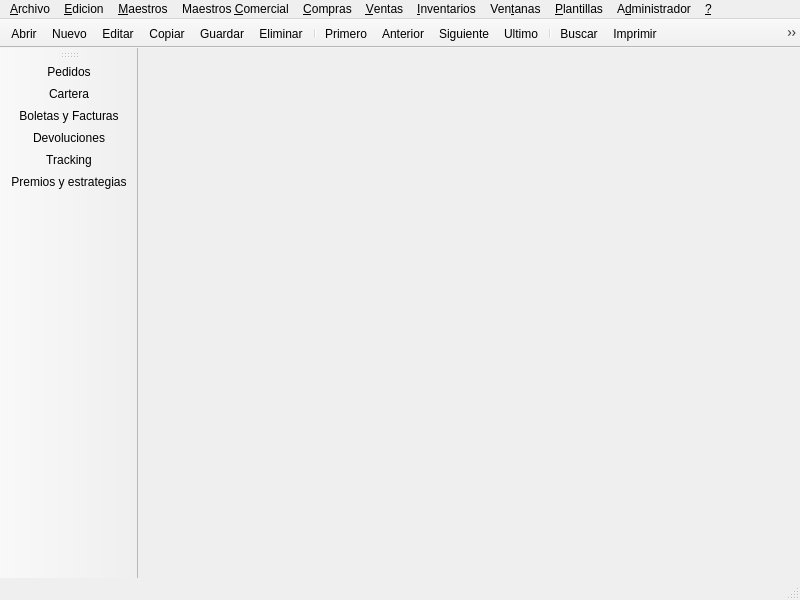
<?xml version="1.0" encoding="UTF-8"?>
<ui version="4.0">
 <class>MainWindow</class>
 <widget class="QMainWindow" name="MainWindow">
  <property name="geometry">
   <rect>
    <x>0</x>
    <y>0</y>
    <width>800</width>
    <height>600</height>
   </rect>
  </property>
  <property name="font">
   <font>
    <family>Tahoma</family>
   </font>
  </property>
  <property name="windowTitle">
   <string>SVDN ENTERPRISE </string>
  </property>
  <property name="windowIcon">
   <iconset>
    <normaloff>../image/favicon.ico</normaloff>../image/favicon.ico</iconset>
  </property>
  <property name="styleSheet">
   <string notr="true">QToolTip
{
     border: 1px solid #D81D75;
     background-color:#1C1D1C /*#1775F9*/;
     padding: 3px;
     border-radius: 3px;
     opacity: 100;
}

QWidget
{
    color: #b1b1b1;
    background-color: #323232;
}

QWidget:item:hover
{
    background-color: QLinearGradient( x1: 0, y1: 0, x2: 0, y2: 1, stop: 0 #1775F9, stop: 1 #ca0619);
    color: #000000;
}

QWidget:item:selected
{
    background-color: QLinearGradient( x1: 0, y1: 0, x2: 0, y2: 1, stop: 0 #1775F9, stop: 1 #1775FA);
}

QMenuBar::item
{
    background: transparent;
}

QMenuBar::item:selected
{
    background: transparent;
    border: 1px solid #2693FF;
}

QMenuBar::item:pressed
{
    background: #444;
    border: 1px solid #000;
    background-color: QLinearGradient(
        x1:0, y1:0,
        x2:0, y2:1,
        stop:1 #212121,
        stop:0.4 #343434/*,
        stop:0.2 #343434,
        stop:0.1 #2693FF*/
    );
    margin-bottom:-1px;
    padding-bottom:1px;
}

QMenu
{
    border: 1px solid #000;
    padding: 2px;
}

QMenu::item
{
    /*padding: 5px 20px 5px 20px;*/
}

QMenu::item:selected
{
    color: #000000;
}


QWidget:disabled
{
    color: #404040;
    background-color: #323232;
}

QAbstractItemView
{
    background-color: QLinearGradient( x1: 0, y1: 0, x2: 0, y2: 1, stop: 0 #4d4d4d, stop: 0.1 #646464, stop: 1 #5d5d5d);
}

QWidget:focus
{
    /*border: 2px solid QLinearGradient( x1: 0, y1: 0, x2: 0, y2: 1, stop: 0 #1775F9, stop: 1 #1775FA);*/
}

/*QLineEdit
{
    background-color: QLinearGradient( x1: 0, y1: 0, x2: 0, y2: 1, stop: 0 #4d4d4d, stop: 0 #646464, stop: 1 #5d5d5d);
    padding: 1px;
    border-style: solid;
    border: 1px solid #1e1e1e;
    border-radius: 5;
}*/

QLabel#linkField
{
    color: #1775F9;
}

QLabel#linkField:hover
{
    color: #D81D75;
}

QPushButton
{
    color: #b1b1b1;
    background-color: QLinearGradient( x1: 0, y1: 0, x2: 0, y2: 1, stop: 0 #565656, stop: 0.1 #525252, stop: 0.5 #4e4e4e, stop: 0.9 #4a4a4a, stop: 1 #464646);
    border-width: 1px;
    border-color: #1e1e1e;
    border-style: solid;
    border-radius: 6;
    padding: 3px;
    font-size: 12px;
    padding-left: 5px;
    padding-right: 5px;
}

QPushButton:pressed
{
    background-color: QLinearGradient( x1: 0, y1: 0, x2: 0, y2: 1, stop: 0 #2d2d2d, stop: 0.1 #2b2b2b, stop: 0.5 #292929, stop: 0.9 #282828, stop: 1 #252525);
}

QComboBox
{
    selection-background-color: #2693FF;
    background-color: QLinearGradient( x1: 0, y1: 0, x2: 0, y2: 1, stop: 0 #565656, stop: 0.1 #525252, stop: 0.5 #4e4e4e, stop: 0.9 #4a4a4a, stop: 1 #464646);
    border-style: solid;
    border: 1px solid #1e1e1e;
    border-radius: 5;
}

QComboBox:hover,QPushButton:hover
{
    border: 2px solid QLinearGradient( x1: 0, y1: 0, x2: 0, y2: 1, stop: 0 #1775F9, stop: 1 #1775F9);
}


QComboBox:on
{
    padding-top: 3px;
    padding-left: 4px;
    background-color: QLinearGradient( x1: 0, y1: 0, x2: 0, y2: 1, stop: 0 #2d2d2d, stop: 0.1 #2b2b2b, stop: 0.5 #292929, stop: 0.9 #282828, stop: 1 #252525);
    selection-background-color: #2693FF;
}

QComboBox QAbstractItemView
{
    border: 2px solid darkgray;
    selection-background-color: QLinearGradient( x1: 0, y1: 0, x2: 0, y2: 1, stop: 0 #1775F9, stop: 1 #1775FA);
}

QComboBox::drop-down
{
     subcontrol-origin: padding;
     subcontrol-position: top right;
     width: 15px;

     border-left-width: 0px;
     border-left-color: darkgray;
     border-left-style: solid; /* just a single line */
     border-top-right-radius: 3px; /* same radius as the QComboBox */
     border-bottom-right-radius: 3px;
 }

QComboBox::down-arrow
{
     image: url(:/down_arrow.png);
}

QGroupBox:focus
{
    border: 2px solid QLinearGradient( x1: 0, y1: 0, x2: 0, y2: 1, stop: 0 #1775F9, stop: 1 #1775FA);
}

QTextEdit
{
    padding-top: 5px;
    padding-left: 5px;
    background-color: #242424;

}

QTextEdit:focus
{
    border: 2px solid QLinearGradient( x1: 0, y1: 0, x2: 0, y2: 1, stop: 0 #1775F9, stop: 1 #1775FA);
}

QLineEdit
{
    padding-top: 0px;
    padding-left: 0px;
    background-color: #242424;

}

QLineEdit:focus
{
    border: 2px solid QLinearGradient( x1: 0, y1: 0, x2: 0, y2: 1, stop: 0 #1775F9, stop: 1 #1775FA);
}


QLabel#linkField
{
    color: #1775F9;
}

QLabel#linkField:hover
{
    color: #D81D75;
}

QScrollBar:horizontal {
     border: 1px solid #222222;
     background: QLinearGradient( x1: 0, y1: 0, x2: 0, y2: 1, stop: 0.0 #121212, stop: 0.2 #282828, stop: 1 #484848);
     height: 7px;
     margin: 0px 16px 0 16px;
}

QScrollBar::handle:horizontal
{
      background: QLinearGradient( x1: 0, y1: 0, x2: 1, y2: 0, stop: 0 #1775F9, stop: 0.5 #1775FA, stop: 1 #1775F9);
      min-height: 20px;
      border-radius: 2px;
}

QScrollBar::add-line:horizontal {
      border: 1px solid #1b1b19;
      border-radius: 2px;
      background: QLinearGradient( x1: 0, y1: 0, x2: 1, y2: 0, stop: 0 #1775F9, stop: 1 #1775FA);
      width: 14px;
      subcontrol-position: right;
      subcontrol-origin: margin;
}

QScrollBar::sub-line:horizontal {
      border: 1px solid #1b1b19;
      border-radius: 2px;
      background: QLinearGradient( x1: 0, y1: 0, x2: 1, y2: 0, stop: 0 #1775F9, stop: 1 #1775FA);
      width: 14px;
     subcontrol-position: left;
     subcontrol-origin: margin;
}

QScrollBar::right-arrow:horizontal, QScrollBar::left-arrow:horizontal
{
      border: 1px solid black;
      width: 1px;
      height: 1px;
      background: white;
}

QScrollBar::add-page:horizontal, QScrollBar::sub-page:horizontal
{
      background: none;
}

QScrollBar:vertical
{
      background: QLinearGradient( x1: 0, y1: 0, x2: 1, y2: 0, stop: 0.0 #121212, stop: 0.2 #282828, stop: 1 #484848);
      width: 7px;
      margin: 16px 0 16px 0;
      border: 1px solid #222222;
}

QScrollBar::handle:vertical
{
      background: QLinearGradient( x1: 0, y1: 0, x2: 0, y2: 1, stop: 0 #1775F9, stop: 0.5 #1775FA, stop: 1 #1775F9);
      min-height: 20px;
      border-radius: 2px;
}

QScrollBar::add-line:vertical
{
      border: 1px solid #1b1b19;
      border-radius: 2px;
      background: QLinearGradient( x1: 0, y1: 0, x2: 0, y2: 1, stop: 0 #1775F9, stop: 1 #1775FA);
      height: 14px;
      subcontrol-position: bottom;
      subcontrol-origin: margin;
}

QScrollBar::sub-line:vertical
{
      border: 1px solid #1b1b19;
      border-radius: 2px;
      background: QLinearGradient( x1: 0, y1: 0, x2: 0, y2: 1, stop: 0 #1775FA, stop: 1 #1775F9);
      height: 14px;
      subcontrol-position: top;
      subcontrol-origin: margin;
}

QScrollBar::up-arrow:vertical, QScrollBar::down-arrow:vertical
{
      border: 1px solid black;
      width: 1px;
      height: 1px;
      background: white;
}


QScrollBar::add-page:vertical, QScrollBar::sub-page:vertical
{
      background: none;
}

QPlainTextEdit
{
    background-color: #242424;
}

QHeaderView::section
{
    background-color: QLinearGradient(x1:0, y1:0, x2:0, y2:1, stop:0 #616161, stop: 0.5 #505050, stop: 0.6 #434343, stop:1 #656565);
    color: white;
    padding-left: 4px;
    border: 1px solid #6c6c6c;
}

QCheckBox:disabled
{
color: #414141;
}

QDockWidget::title
{
    text-align: center;
    spacing: 3px; /* spacing between items in the tool bar */
    background-color: QLinearGradient(x1:0, y1:0, x2:0, y2:1, stop:0 #323232, stop: 0.5 #242424, stop:1 #323232);
}

QDockWidget::close-button, QDockWidget::float-button
{
    text-align: center;
    spacing: 1px; /* spacing between items in the tool bar */
    background-color: QLinearGradient(x1:0, y1:0, x2:0, y2:1, stop:0 #323232, stop: 0.5 #242424, stop:1 #323232);
}

QDockWidget::close-button:hover, QDockWidget::float-button:hover
{
    background: #242424;
}

QDockWidget::close-button:pressed, QDockWidget::float-button:pressed
{
    padding: 1px -1px -1px 1px;
}

QMainWindow::separator
{
    background-color: QLinearGradient(x1:0, y1:0, x2:0, y2:1, stop:0 #161616, stop: 0.5 #151515, stop: 0.6 #212121, stop:1 #343434);
    color: white;
    padding-left: 4px;
    border: 1px solid #4c4c4c;
    spacing: 3px; /* spacing between items in the tool bar */
}

QMainWindow::separator:hover
{

    background-color: QLinearGradient(x1:0, y1:0, x2:0, y2:1, stop:0 #1775FA, stop:0.5 #b56c17 stop:1 #1775F9);
    color: white;
    padding-left: 4px;
    border: 1px solid #6c6c6c;
    spacing: 3px; /* spacing between items in the tool bar */
}

QToolBar::handle
{
     spacing: 3px; /* spacing between items in the tool bar */
     background: url(:/images/handle.png);
}

QMenu::separator
{
    height: 2px;
    background-color: QLinearGradient(x1:0, y1:0, x2:0, y2:1, stop:0 #161616, stop: 0.5 #151515, stop: 0.6 #212121, stop:1 #343434);
    color: white;
    padding-left: 4px;
    margin-left: 10px;
    margin-right: 5px;
}

QProgressBar
{
    border: 2px solid grey;
    border-radius: 5px;
    text-align: center;
}

QProgressBar::chunk
{
    background-color: #1775FA;
    width: 2.15px;
    margin: 0.5px;
}

QTabBar::tab {
    color: #b1b1b1;
    border: 1px solid #444;
    border-bottom-style: none;
    background-color: #323232;
    padding-left: 10px;
    padding-right: 10px;
    padding-top: 3px;
    padding-bottom: 2px;
    margin-right: -1px;
}

QTabWidget::pane {
    border: 1px solid #444;
    top: 1px;
}

QTabBar::tab:last
{
    margin-right: 0; /* the last selected tab has nothing to overlap with on the right */
    border-top-right-radius: 3px;
}

QTabBar::tab:first:!selected
{
 margin-left: 0px; /* the last selected tab has nothing to overlap with on the right */


    border-top-left-radius: 3px;
}

QTabBar::tab:!selected
{
    color: #b1b1b1;
    border-bottom-style: solid;
    margin-top: 3px;
    background-color: QLinearGradient(x1:0, y1:0, x2:0, y2:1, stop:1 #212121, stop:.4 #343434);
}

QTabBar::tab:selected
{
    border-top-left-radius: 3px;
    border-top-right-radius: 3px;
    margin-bottom: 0px;
}

QTabBar::tab:!selected:hover
{
    /*border-top: 2px solid #2693FF;
    padding-bottom: 3px;*/
    border-top-left-radius: 3px;
    border-top-right-radius: 3px;
    background-color: QLinearGradient(x1:0, y1:0, x2:0, y2:1, stop:1 #212121, stop:0.4 #343434, stop:0.2 #343434, stop:0.1 #2693FF);
}

QRadioButton::indicator:checked, QRadioButton::indicator:unchecked{
    color: #b1b1b1;
    background-color: #323232;
    border: 1px solid #b1b1b1;
    border-radius: 6px;
}

QRadioButton::indicator:checked
{
    background-color: qradialgradient(
        cx: 0.5, cy: 0.5,
        fx: 0.5, fy: 0.5,
        radius: 1.0,
        stop: 0.25 #2693FF,
        stop: 0.3 #323232
    );
}

QCheckBox::indicator{
    color: #b1b1b1;
    background-color: #323232;
    border: 1px solid #b1b1b1;
    width: 9px;
    height: 9px;
}

QRadioButton::indicator
{
    border-radius: 6px;
}

QRadioButton::indicator:hover, QCheckBox::indicator:hover
{
    border: 1px solid #1775FA;
}

QCheckBox::indicator:checked
{
    image:url(:/images/checkbox.png);
}

QCheckBox::indicator:disabled, QRadioButton::indicator:disabled
{
    border: 1px solid #444;
}
	
font: 8pt &quot;Tahoma&quot;;</string>
  </property>
  <property name="locale">
   <locale language="Spanish" country="Peru"/>
  </property>
  <widget class="QWidget" name="centralwidget"/>
  <widget class="QMenuBar" name="menubar">
   <property name="geometry">
    <rect>
     <x>0</x>
     <y>0</y>
     <width>800</width>
     <height>21</height>
    </rect>
   </property>
   <widget class="QMenu" name="menuArchivo">
    <property name="locale">
     <locale language="Spanish" country="Peru"/>
    </property>
    <property name="title">
     <string>&amp;Archivo</string>
    </property>
    <widget class="QMenu" name="menuDispositivos_2">
     <property name="title">
      <string>Dispositivos</string>
     </property>
     <addaction name="actionLectorBarras"/>
     <addaction name="actionBalanzas"/>
     <addaction name="separator"/>
     <addaction name="actionConfiguracion"/>
    </widget>
    <widget class="QMenu" name="menuImportFormatos">
     <property name="title">
      <string>Importar formatos</string>
     </property>
     <addaction name="actionImpresi_n_de_documentos"/>
     <addaction name="actionEnv_os_de_facturaci_n_electr_nica"/>
     <addaction name="actionImportar_datos_2"/>
    </widget>
    <widget class="QMenu" name="menuImportDatos">
     <property name="title">
      <string>Importar datos</string>
     </property>
     <addaction name="actionImportar"/>
     <addaction name="actionValidar_Inconsistencias"/>
     <addaction name="separator"/>
     <addaction name="actionEliminar_lote_de_importaciones"/>
     <addaction name="actionDocumentos_eliminados"/>
     <addaction name="separator"/>
     <addaction name="actionLog_de_importaciones"/>
    </widget>
    <widget class="QMenu" name="menuExportDatos">
     <property name="title">
      <string>Exportar datos</string>
     </property>
     <addaction name="actionExportar_maestros"/>
     <addaction name="actionExportar_documentos"/>
     <addaction name="separator"/>
     <addaction name="actionLog_de_exportaciones"/>
     <addaction name="separator"/>
     <addaction name="actionConfigurar"/>
    </widget>
    <widget class="QMenu" name="menuSincronizacion">
     <property name="title">
      <string>Sincronización</string>
     </property>
     <addaction name="actionBase_de_datos"/>
     <addaction name="actionEnviar"/>
     <addaction name="actionRecibir"/>
     <addaction name="actionConsulta"/>
    </widget>
    <addaction name="actionAbrir"/>
    <addaction name="actionNuevo"/>
    <addaction name="actionEditar"/>
    <addaction name="actionCopiar"/>
    <addaction name="actionGuardar"/>
    <addaction name="menuDispositivos_2"/>
    <addaction name="actionImprimir"/>
    <addaction name="actionAutorizar"/>
    <addaction name="separator"/>
    <addaction name="menuImportFormatos"/>
    <addaction name="menuImportDatos"/>
    <addaction name="menuExportDatos"/>
    <addaction name="menuSincronizacion"/>
    <addaction name="separator"/>
    <addaction name="actionSalir"/>
   </widget>
   <widget class="QMenu" name="menuEdicion">
    <property name="locale">
     <locale language="Spanish" country="Peru"/>
    </property>
    <property name="title">
     <string>&amp;Edicion</string>
    </property>
    <addaction name="actionBuscar"/>
    <addaction name="actionEliminar"/>
    <addaction name="separator"/>
    <addaction name="actionPrimero"/>
    <addaction name="actionAnterior"/>
    <addaction name="actionSiguiente"/>
    <addaction name="actionUltimo"/>
   </widget>
   <widget class="QMenu" name="menuMaestros">
    <property name="locale">
     <locale language="Spanish" country="Peru"/>
    </property>
    <property name="title">
     <string>&amp;Maestros</string>
    </property>
    <addaction name="actionEmpresa"/>
    <addaction name="actionRedSVDN"/>
    <addaction name="actionImpuesto"/>
    <addaction name="actionMediosPago"/>
    <addaction name="actionUbigeo"/>
    <addaction name="actionConfigCatalogo"/>
    <addaction name="actionClasifProducto"/>
    <addaction name="actionConfigMotivos"/>
    <addaction name="actionAdmBodegas"/>
   </widget>
   <widget class="QMenu" name="menuMaestros_Comercial">
    <property name="locale">
     <locale language="Spanish" country="Peru"/>
    </property>
    <property name="title">
     <string>Maestros &amp;Comercial</string>
    </property>
   </widget>
   <widget class="QMenu" name="menuCompras">
    <property name="locale">
     <locale language="Spanish" country="Peru"/>
    </property>
    <property name="title">
     <string>&amp;Compras</string>
    </property>
   </widget>
   <widget class="QMenu" name="menuVentas">
    <property name="locale">
     <locale language="Spanish" country="Peru"/>
    </property>
    <property name="title">
     <string>&amp;Ventas</string>
    </property>
    <addaction name="actionPedidos"/>
    <addaction name="actionCartera"/>
    <addaction name="actionBoletasFacturas"/>
    <addaction name="actionDevoluciones"/>
    <addaction name="actionTracking"/>
    <addaction name="actionPremiosEstrategias"/>
   </widget>
   <widget class="QMenu" name="menuInventarios">
    <property name="locale">
     <locale language="Spanish" country="Peru"/>
    </property>
    <property name="title">
     <string>&amp;Inventarios</string>
    </property>
   </widget>
   <widget class="QMenu" name="menuVentanas">
    <property name="locale">
     <locale language="Spanish" country="Peru"/>
    </property>
    <property name="title">
     <string>Ven&amp;tanas</string>
    </property>
   </widget>
   <widget class="QMenu" name="menuPlantillas">
    <property name="locale">
     <locale language="Spanish" country="Peru"/>
    </property>
    <property name="title">
     <string>&amp;Plantillas</string>
    </property>
   </widget>
   <widget class="QMenu" name="menuAdministrador">
    <property name="locale">
     <locale language="Spanish" country="Peru"/>
    </property>
    <property name="title">
     <string>A&amp;dministrador</string>
    </property>
    <addaction name="actionAdmusuarios"/>
   </widget>
   <widget class="QMenu" name="menu">
    <property name="locale">
     <locale language="Spanish" country="Peru"/>
    </property>
    <property name="title">
     <string>&amp;?</string>
    </property>
   </widget>
   <addaction name="menuArchivo"/>
   <addaction name="menuEdicion"/>
   <addaction name="menuMaestros"/>
   <addaction name="menuMaestros_Comercial"/>
   <addaction name="menuCompras"/>
   <addaction name="menuVentas"/>
   <addaction name="menuInventarios"/>
   <addaction name="menuVentanas"/>
   <addaction name="menuPlantillas"/>
   <addaction name="menuAdministrador"/>
   <addaction name="menu"/>
  </widget>
  <widget class="QStatusBar" name="statusbar"/>
  <widget class="QToolBar" name="toolBarGeneral">
   <property name="windowTitle">
    <string>Acciones Generales</string>
   </property>
   <property name="movable">
    <bool>false</bool>
   </property>
   <attribute name="toolBarArea">
    <enum>TopToolBarArea</enum>
   </attribute>
   <attribute name="toolBarBreak">
    <bool>false</bool>
   </attribute>
   <addaction name="actionAbrir"/>
   <addaction name="actionNuevo"/>
   <addaction name="actionEditar"/>
   <addaction name="actionCopiar"/>
   <addaction name="actionGuardar"/>
   <addaction name="actionEliminar"/>
   <addaction name="separator"/>
   <addaction name="actionPrimero"/>
   <addaction name="actionAnterior"/>
   <addaction name="actionSiguiente"/>
   <addaction name="actionUltimo"/>
   <addaction name="separator"/>
   <addaction name="actionBuscar"/>
   <addaction name="actionImprimir"/>
   <addaction name="actionEnv_os_de_facturaci_n_electr_nica"/>
   <addaction name="actionAutorizar"/>
   <addaction name="actionSalir"/>
  </widget>
  <widget class="QToolBar" name="toolBarVentas">
   <property name="enabled">
    <bool>true</bool>
   </property>
   <property name="windowTitle">
    <string>Ventas</string>
   </property>
   <attribute name="toolBarArea">
    <enum>LeftToolBarArea</enum>
   </attribute>
   <attribute name="toolBarBreak">
    <bool>false</bool>
   </attribute>
   <addaction name="actionPedidos"/>
   <addaction name="actionCartera"/>
   <addaction name="actionBoletasFacturas"/>
   <addaction name="actionDevoluciones"/>
   <addaction name="actionTracking"/>
   <addaction name="actionPremiosEstrategias"/>
  </widget>
  <action name="actionNuevo">
   <property name="icon">
    <iconset>
     <normalon>../image/new.png</normalon>
    </iconset>
   </property>
   <property name="text">
    <string>Nuevo</string>
   </property>
   <property name="shortcut">
    <string>Ctrl+N</string>
   </property>
  </action>
  <action name="actionEditar">
   <property name="icon">
    <iconset>
     <normalon>../image/edit.ico</normalon>
    </iconset>
   </property>
   <property name="text">
    <string>Editar</string>
   </property>
   <property name="shortcut">
    <string>Ctrl+E</string>
   </property>
  </action>
  <action name="actionCopiar">
   <property name="icon">
    <iconset>
     <normalon>../image/copy.ico</normalon>
    </iconset>
   </property>
   <property name="text">
    <string>Copiar</string>
   </property>
   <property name="shortcut">
    <string>Ctrl+C</string>
   </property>
  </action>
  <action name="actionGuardar">
   <property name="icon">
    <iconset>
     <normalon>../image/save.ico</normalon>
    </iconset>
   </property>
   <property name="text">
    <string>Guardar</string>
   </property>
   <property name="shortcut">
    <string>Ctrl+G</string>
   </property>
  </action>
  <action name="actionImprimir">
   <property name="icon">
    <iconset>
     <normalon>../image/print.ico</normalon>
    </iconset>
   </property>
   <property name="text">
    <string>Imprimir</string>
   </property>
   <property name="shortcut">
    <string>Ctrl+P</string>
   </property>
  </action>
  <action name="actionSalir">
   <property name="icon">
    <iconset>
     <normalon>../image/exit.ico</normalon>
    </iconset>
   </property>
   <property name="text">
    <string>Salir</string>
   </property>
   <property name="shortcut">
    <string>Ctrl+Q</string>
   </property>
  </action>
  <action name="actionLectorBarras">
   <property name="text">
    <string>Lector de barras...</string>
   </property>
  </action>
  <action name="actionBalanzas">
   <property name="text">
    <string>Balanzas...</string>
   </property>
  </action>
  <action name="actionConfiguracion">
   <property name="text">
    <string>Configuración...</string>
   </property>
  </action>
  <action name="actionImpresi_n_de_documentos">
   <property name="text">
    <string>Impresión de documentos...</string>
   </property>
  </action>
  <action name="actionEnv_os_de_facturaci_n_electr_nica">
   <property name="icon">
    <iconset>
     <normalon>../image/mail.ico</normalon>
    </iconset>
   </property>
   <property name="text">
    <string>Envíos de facturación electrónica...</string>
   </property>
  </action>
  <action name="actionImportar_datos_2">
   <property name="text">
    <string>Importar datos...</string>
   </property>
  </action>
  <action name="actionImportar">
   <property name="text">
    <string>Importar...</string>
   </property>
  </action>
  <action name="actionValidar_Inconsistencias">
   <property name="text">
    <string>Validar Inconsistencias...</string>
   </property>
  </action>
  <action name="actionEliminar_lote_de_importaciones">
   <property name="text">
    <string>Eliminar lote de importaciones...</string>
   </property>
  </action>
  <action name="actionDocumentos_eliminados">
   <property name="text">
    <string>Documentos eliminados...</string>
   </property>
  </action>
  <action name="actionLog_de_importaciones">
   <property name="text">
    <string>Log de importaciones...</string>
   </property>
  </action>
  <action name="actionExportar_maestros">
   <property name="text">
    <string>Exportar maestros...</string>
   </property>
  </action>
  <action name="actionExportar_documentos">
   <property name="text">
    <string>Exportar documentos...</string>
   </property>
  </action>
  <action name="actionLog_de_exportaciones">
   <property name="text">
    <string>Log de exportaciones...</string>
   </property>
  </action>
  <action name="actionConfigurar">
   <property name="text">
    <string>Configurar...</string>
   </property>
  </action>
  <action name="actionBase_de_datos">
   <property name="text">
    <string>Base de datos...</string>
   </property>
  </action>
  <action name="actionEnviar">
   <property name="text">
    <string>Enviar...</string>
   </property>
  </action>
  <action name="actionRecibir">
   <property name="text">
    <string>Recibir...</string>
   </property>
  </action>
  <action name="actionConsulta">
   <property name="text">
    <string>Consulta...</string>
   </property>
  </action>
  <action name="actionBuscar">
   <property name="icon">
    <iconset>
     <normalon>../image/busc.ico</normalon>
    </iconset>
   </property>
   <property name="text">
    <string>Buscar</string>
   </property>
   <property name="shortcut">
    <string>Ctrl+B</string>
   </property>
  </action>
  <action name="actionEliminar">
   <property name="icon">
    <iconset>
     <normalon>../image/elim.ico</normalon>
    </iconset>
   </property>
   <property name="text">
    <string>Eliminar</string>
   </property>
   <property name="shortcut">
    <string>Ctrl+D</string>
   </property>
  </action>
  <action name="actionPrimero">
   <property name="icon">
    <iconset>
     <normalon>../image/first.png</normalon>
    </iconset>
   </property>
   <property name="text">
    <string>Primero</string>
   </property>
   <property name="shortcut">
    <string>F9</string>
   </property>
  </action>
  <action name="actionAnterior">
   <property name="icon">
    <iconset>
     <normalon>../image/ant.png</normalon>
    </iconset>
   </property>
   <property name="text">
    <string>Anterior</string>
   </property>
   <property name="shortcut">
    <string>F10</string>
   </property>
  </action>
  <action name="actionSiguiente">
   <property name="icon">
    <iconset>
     <normalon>../image/sig.png</normalon>
    </iconset>
   </property>
   <property name="text">
    <string>Siguiente</string>
   </property>
  </action>
  <action name="actionUltimo">
   <property name="icon">
    <iconset>
     <normalon>../image/last.png</normalon>
    </iconset>
   </property>
   <property name="text">
    <string>Ultimo</string>
   </property>
   <property name="shortcut">
    <string>F12</string>
   </property>
  </action>
  <action name="actionEmpresa">
   <property name="text">
    <string>Empresa</string>
   </property>
  </action>
  <action name="actionRedSVDN">
   <property name="text">
    <string>Red SVDN</string>
   </property>
  </action>
  <action name="actionImpuesto">
   <property name="text">
    <string>Impuesto</string>
   </property>
  </action>
  <action name="actionMediosPago">
   <property name="text">
    <string>Medios de pago</string>
   </property>
  </action>
  <action name="actionUbigeo">
   <property name="text">
    <string>Ubigeo Peru</string>
   </property>
  </action>
  <action name="actionConfigCatalogo">
   <property name="text">
    <string>Configuración Catálogo</string>
   </property>
  </action>
  <action name="actionClasifProducto">
   <property name="text">
    <string>Clasificación Producto</string>
   </property>
  </action>
  <action name="actionConfigMotivos">
   <property name="text">
    <string>Configuración de Motivos</string>
   </property>
  </action>
  <action name="actionAdmBodegas">
   <property name="text">
    <string>Administración de Bodegas</string>
   </property>
  </action>
  <action name="actionAdmusuarios">
   <property name="text">
    <string>Administrador de usuarios</string>
   </property>
  </action>
  <action name="actionAutorizar">
   <property name="icon">
    <iconset>
     <normalon>../image/adm.ico</normalon>
    </iconset>
   </property>
   <property name="text">
    <string>Autorizar</string>
   </property>
  </action>
  <action name="actionPedidos">
   <property name="icon">
    <iconset>
     <normalon>../image/pedido.ico</normalon>
    </iconset>
   </property>
   <property name="text">
    <string>Pedidos</string>
   </property>
  </action>
  <action name="actionCartera">
   <property name="icon">
    <iconset>
     <normalon>../image/cartera.ico</normalon>
    </iconset>
   </property>
   <property name="text">
    <string>Cartera</string>
   </property>
  </action>
  <action name="actionBoletasFacturas">
   <property name="icon">
    <iconset>
     <normaloff>../image/factura.ico</normaloff>../image/factura.ico</iconset>
   </property>
   <property name="text">
    <string>Boletas y Facturas</string>
   </property>
  </action>
  <action name="actionDevoluciones">
   <property name="icon">
    <iconset>
     <normaloff>../image/devol.png</normaloff>../image/devol.png</iconset>
   </property>
   <property name="text">
    <string>Devoluciones</string>
   </property>
  </action>
  <action name="actionTracking">
   <property name="icon">
    <iconset>
     <normaloff>../image/tracking.ico</normaloff>../image/tracking.ico</iconset>
   </property>
   <property name="text">
    <string>Tracking</string>
   </property>
  </action>
  <action name="actionPremiosEstrategias">
   <property name="icon">
    <iconset>
     <normalon>../image/estrate.ico</normalon>
    </iconset>
   </property>
   <property name="text">
    <string>Premios y estrategias</string>
   </property>
  </action>
  <action name="actionAbrir">
   <property name="icon">
    <iconset>
     <normalon>../image/open.png</normalon>
    </iconset>
   </property>
   <property name="text">
    <string>Abrir</string>
   </property>
   <property name="shortcut">
    <string>Ctrl+A</string>
   </property>
  </action>
 </widget>
 <resources/>
 <connections/>
</ui>
